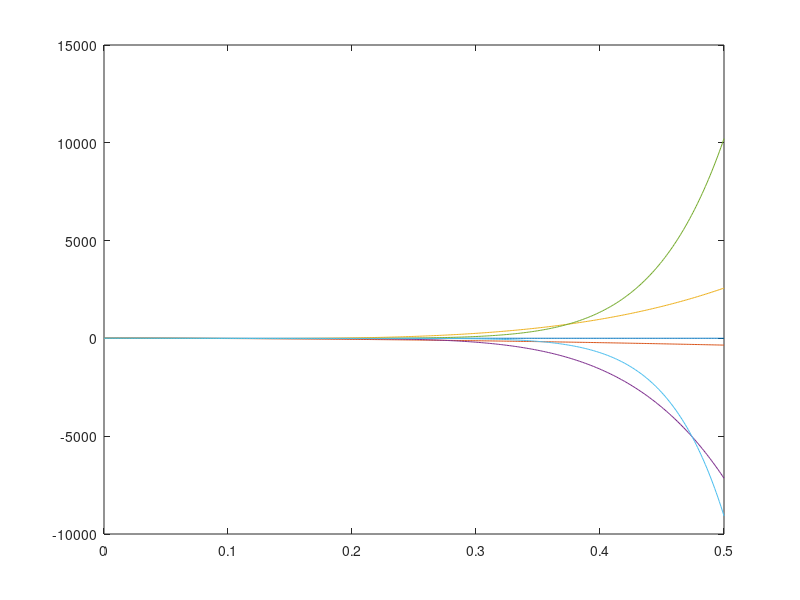

This figure's MATLAB source: (Note: this script raises an error after producing the figure.)
% Spencer Iannantuono
% 10/24/2023
% ECE 202 Project 1: Power Series Expansion of Acos(wt)

clear

% ----------- 

% Create n values for non-zero coefficients
n = 0:2:10;

% Calculate coefficients
a_n = ((-1).^(n/2) * 7 .* 20.^n) ./ factorial(n);

% display outputs in command window
format shortG
disp('Coefficients: (a_n):' )
disp(a_n)

% ------ Create and plot functions

% Time vector
t = linspace(0,0.5,400);

% Define functions
f1 = a_n(1) * ones(size(t));
f2 = f1 + a_n(2) * t.^2;
f3 = f2 + a_n(3) * t.^4;
f4 = f3 + a_n(4) * t.^6;
f5 = f4 + a_n(5) * t.^8;
f6 = f5 + a_n(6) * t.^10;

% Plot 
figure;
plot(t, f1, t, f2, t, f3, t, f4, t, f5, t, f6);

ax = gca;
title('ECE 202 Project 1 Phase 1',...
    ['Taylor Series Approximations of 7cos(20t) - ' ...
    'Approximated to 6 Terms']);
xlabel('Time (s)');
ylabel('f(t)');
grid on;
ylim([-10 10]);
legend('f1','f2','f3','f4','f5','f6');





